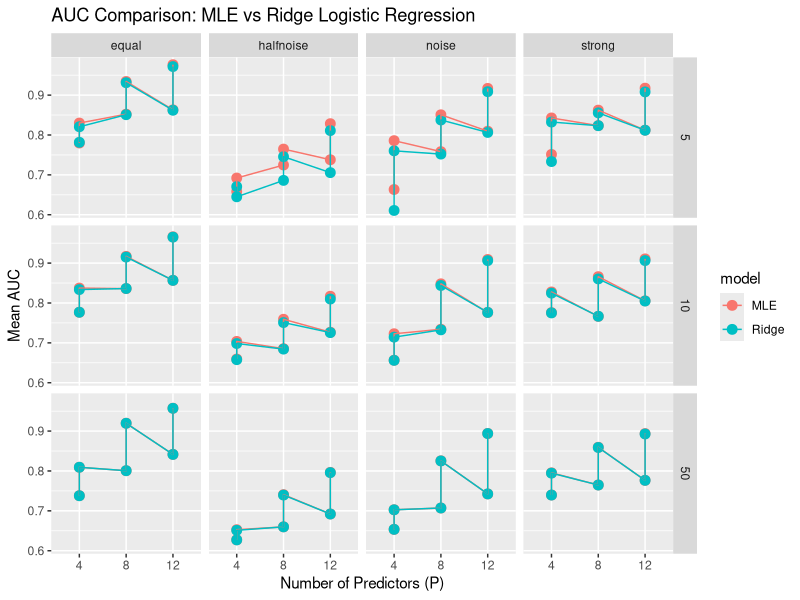
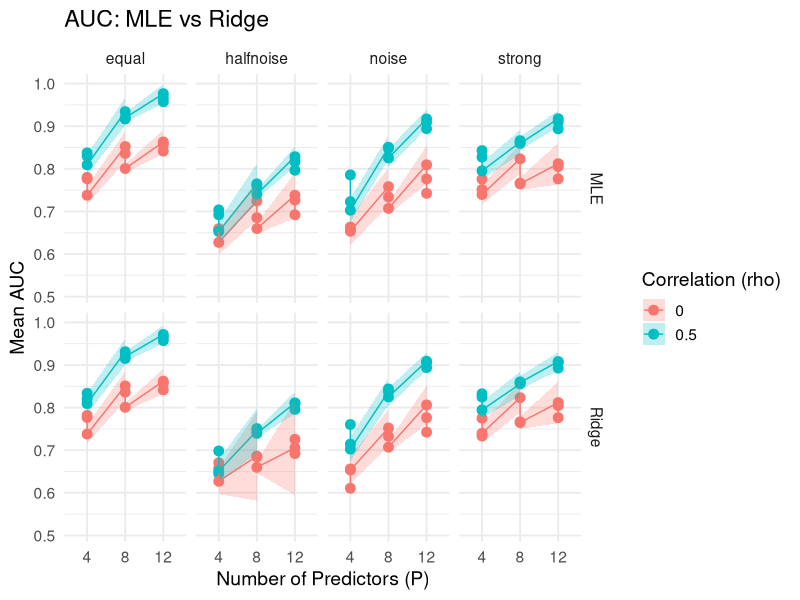
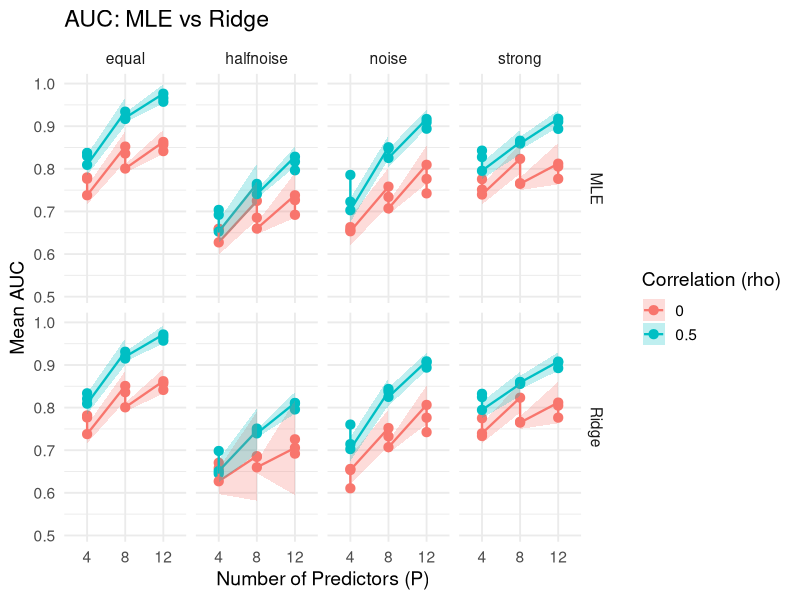

These charts were generated, in order, by the following R code:
## ---- chunk 1
library(MASS)
library(pROC)
library(dplyr)
library(glmnet)
library(tibble)
library(ggplot2)
## ---- chunk 2
simulate_logit <- function(N, P, rho, beta_pattern) {
  Sigma <- matrix(rho, P, P)
  diag(Sigma) <- 1
  
  X <- mvrnorm(n = N, mu = rep(0, P), Sigma = Sigma)
  
  if (beta_pattern == "equal") {
    beta <- rep(0.5, P)
  } else if (beta_pattern == "strong") {
    beta <- c(1.0, rep(0.2, P-1))
  } else if (beta_pattern == "noise") {
    beta <- c(0, rep(0.3, P-1))
  } else if (beta_pattern == "halfnoise") {
    beta <- c(rep(0, P/2), rep(0.3, P/2))
  } else {
    stop("Unknown beta pattern")
  }
  
  eta <- X %*% beta
  pi  <- 1/(1 + exp(-eta))
  y <- rbinom(N, 1, pi)
  
  data.frame(y = y, X)
}

## ---- chunk 3
fit_logistic_mle <- function(dat) {
  glm(y ~ ., data = dat, family = binomial)
}

evaluate_mle_model <- function(fit, dat) {
  probs <- predict(fit, type = "response")
  auc_val <- auc(dat$y, probs)
  brier <- mean((dat$y - probs)^2)
  
  tibble(AUC = as.numeric(auc_val), Brier = brier, lambda = NA)
}

## ---- chunk 4
fit_logistic_ridge <- function(dat) {
  X <- as.matrix(dat[, -1])
  y <- dat$y
  
  cv.glmnet(x = X, y = y, alpha = 0, family = "binomial")
}

evaluate_ridge_model <- function(cvfit, dat) {
  X <- as.matrix(dat[, -1])
  y <- dat$y
  
  probs <- predict(cvfit, newx = X, type = "response", s = "lambda.min")
  
  auc_val <- auc(y, probs)
  brier <- mean((y - probs)^2)
  
  tibble(
    AUC = as.numeric(auc_val),
    Brier = brier,
    lambda = cvfit$lambda.min
  )
}

## ---- chunk 5
set.seed(500)

EPV_vals <- c(5, 10, 50)
event_frac <- 0.5    # FIXED

P_vals <- c(4, 8, 12)
rho_vals <- c(0, 0.5)
beta_patterns <- c("equal", "strong", "noise", "halfnoise")

B <- 10  # number of Monte Carlo repetitions

all_results <- list()
iter <- 1

for (EPV in EPV_vals) {
  for (P in P_vals) {
    for (rho in rho_vals) {
      for (bp in beta_patterns) {
        for (b in 1:B) {
          
          # Determine total sample size
          N <- ceiling((EPV * P) / event_frac)
          
          # Simulate dataset
          dat <- simulate_logit(N, P, rho, bp)
          
          ### MLE ###
          fit_mle <- fit_logistic_mle(dat)
          eval_mle <- evaluate_mle_model(fit_mle, dat)
          eval_mle$model <- "MLE"
          
          ### Ridge ###
          fit_ridge <- fit_logistic_ridge(dat)
          eval_ridge <- evaluate_ridge_model(fit_ridge, dat)
          eval_ridge$model <- "Ridge"
          
          ### Store combined ###
          combined <- bind_rows(eval_mle, eval_ridge) %>%
            mutate(
              EPV = EPV,
              P = P,
              rho = rho,
              beta_pattern = bp,
              sim = b
            )
          
          all_results[[iter]] <- combined
          iter <- iter + 1
        }
      }
    }
  }
}

results_df <- bind_rows(all_results)

## ---- chunk 6
summary_df <- results_df %>%
  group_by(model, EPV, P, rho, beta_pattern) %>%
  summarise(
    mean_AUC = mean(AUC),
    sd_AUC = sd(AUC),
    mean_Brier = mean(Brier),
    sd_Brier = sd(Brier),
    mean_lambda = mean(lambda, na.rm = TRUE),
    .groups = "drop"
  )

knitr::kable(summary_df, digits = 3)
## ---- chunk 7
ggplot(summary_df, aes(x = factor(P), y = mean_AUC,
                       color = model, group = model)) +
  geom_point(size = 3) +
  geom_line() +
  facet_grid(EPV ~ beta_pattern) +
  labs(
    title = "AUC Comparison: MLE vs Ridge Logistic Regression",
    x = "Number of Predictors (P)",
    y = "Mean AUC"
  )

## ---- chunk 8
ggplot(summary_df,
       aes(x = factor(P),
           y = mean_AUC,
           color = factor(rho),
           group = factor(rho))) +

  # Points + lines
  geom_point(size = 3) +
  geom_line() +

  # Ribbons for uncertainty
  geom_ribbon(
    aes(ymin = mean_AUC - sd_AUC,
        ymax = mean_AUC + sd_AUC,
        fill = factor(rho)),
    alpha = 0.25,
    color = NA
  ) +

  facet_grid(model ~ beta_pattern) +

  labs(
    title = "AUC: MLE vs Ridge",
    x = "Number of Predictors (P)",
    y = "Mean AUC",
    color = "Correlation (rho)",
    fill  = "Correlation (rho)"
  ) +
  theme_minimal(base_size = 14)


## ---- chunk 9
ggplot(summary_df,
       aes(x = factor(P),
           y = mean_AUC,
           color = factor(rho),
           group = factor(rho))) +
  geom_point(size = 2.8) +
  geom_line(linewidth = 0.8) +
  geom_ribbon(aes(ymin = mean_AUC - sd_AUC,
                  ymax = mean_AUC + sd_AUC,
                  fill = factor(rho)),
              alpha = 0.25,
              color = NA) +
  facet_grid(model ~ beta_pattern) +
  labs(
    title = "AUC: MLE vs Ridge",
    x = "Number of Predictors (P)",
    y = "Mean AUC",
    color = "Correlation (rho)",
    fill  = "Correlation (rho)"
  ) +
  theme_minimal(base_size = 14)
## ---- chunk 10
# saving the monte carlo simulation results for comparisons
if (!dir.exists("results_files")) dir.create("results_files")
saveRDS(results_df, file = "results_files/MLE_ridge_mc_results.rds")
